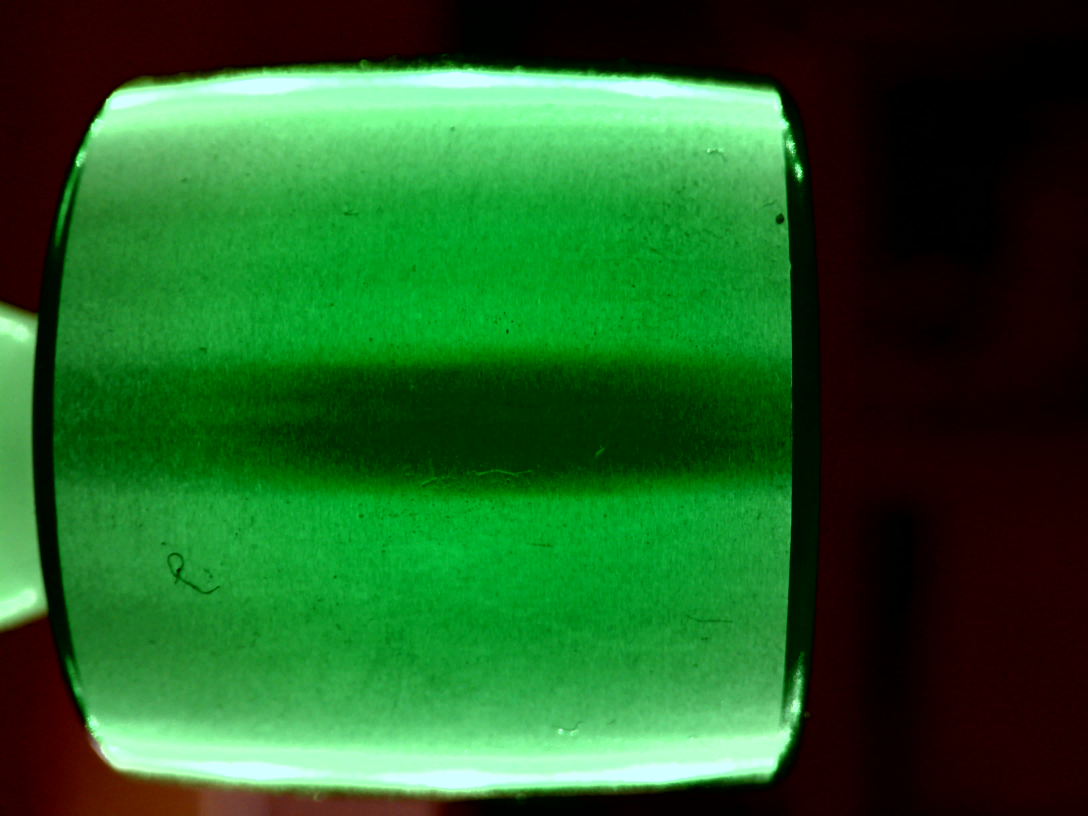
#> input picture cam/d01.jpg, 3264 x 2448 px, found by its file name (shown at 1/3 size)
$ jupyter execute --allow-errors edge_detection.ipynb
#> lines starting #> are read from the running program, lines starting #| are printed output that depends on the picture; long printed decimals are rounded
### lib/image_lib.py
import sys
import os
import numpy as np
import matplotlib.pyplot as plt
from PIL import Image


def load_img(filename, size=(512, 512), color=False, array=True):

    """Load and return an image-object from the standard path."""
#> called with filename = 'd01.jpg', size = (300, 400), color = False, array = True
    path = os.getcwd()
    test_images_path = '/home/tintin/rongheng/cv/test_images/'
    os.chdir(test_images_path)
    try:
        img = Image.open(filename)
#> img is the input picture: PIL image 3264x2448 RGB; mean R, G, B 35.2, 95.7, 38.4
    except FileNotFoundError:
        print("Error: Image", filename ,"not found")
        sys.exit(1)
    # Back to original path
    os.chdir(path)

    height, width = size
    img.thumbnail((width, height))
#> img: PIL image 400x300 RGB

    if not color:
        # convert to grayscale
        img = img.convert('L')
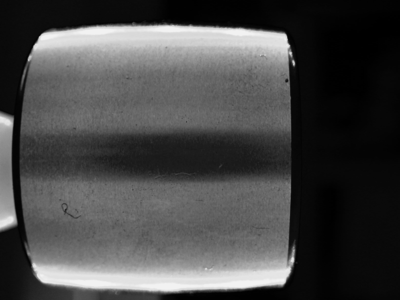
#> img: PIL image 400x300 L; min 0, max 243, mean 71.1

    if array:
        # return as np.array
        img_array = np.array(img)
        return img_array
    else:
        # return as Pillow.Image
        return img


# [47 lines left out: functions save_img, img_list, resize_img, show_hist, eq_hist, not called in this run]


def show_img(*images, size=(10, 10), color="", vmin=0, vmax=255):
    """Display one or multiple images given as an np.array."""
#> called with size = (10, 10), color = 'bw', vmin = 0, vmax = 255
    image = (i for i in images)
    rows = int(np.round(np.sqrt(len(images))))
    columns = int(np.ceil(np.sqrt(len(images))))

    fig, grid = plt.subplots(rows, columns, squeeze=False,figsize=size)
    frames = [frame for row in grid for frame in row]
    for frame in frames:
        frame.axis("off")
        try:
            if not color:
                if vmax == 255:
                    frame.imshow(next(image))
                else:
                    frame.imshow(next(image), vmin=vmin, vmax=vmax)
            elif color == "bw":
                frame.imshow(next(image), cmap="gray", vmin=vmin, vmax=vmax)
            else:
                frame.imshow(next(image), cmap=color, vmin=vmin, vmax=vmax)
        except StopIteration:
            break
    plt.show()


# [4 lines left out: function normalize, not called in this run]


# [9 lines that do not run on import are left out]

### notebooks/convolutions/edge_detection.ipynb
[cell 1]
from PIL import Image
import numpy as np
import matplotlib.pyplot as plt
from scipy.ndimage import filters, gaussian_laplace, gaussian_gradient_magnitude, gaussian_filter
from scipy import signal as sg
import sys
sys.path.append("/home/tintin/rongheng/cv/")

from lib.image_lib import load_img, show_img
from lib.edge_lib import overlay_points, threshold, get_points

[cell 2]
img = load_img('d01.jpg', size=(300,400))
show_img(img, color="bw")

## Sobel Edge Detection
### Vertical and Hotizontal Edges

[cell 3]
def norm(ar):
    return 255. * np.absolute(ar) / np.max(ar)

### Homemade

[cell 4]
vert_kernel = np.array([[-1, 0, 1],
                        [-2, 0, 2],
                        [-1, 0, 1]])

horr_kernel = np.array([[-1, -2, -1],
                        [0, 0, 0],
                        [1, 2, 1]])

vert_edges = sg.convolve(vert_kernel, img, 'valid')
horr_edges = sg.convolve(horr_kernel, img, 'valid')
magnitude = np.sqrt(vert_edges**2 + horr_edges**2)

[cell 5]
responses = [vert_edges, horr_edges, magnitude]

_, frames = plt.subplots(1,3, figsize=(15,15))
for frame in frames:
    response = responses.pop(0)
    frame.imshow(norm(response))
    frame.axis('off')

print(np.max(magnitude))
#| 866.009

show_img(magnitude, vmax=50)
#> call 2 of show_img, with size = (10, 10), color = '', vmin = 0, vmax = 50
#> in show_img (call 2), `plt.show()`:
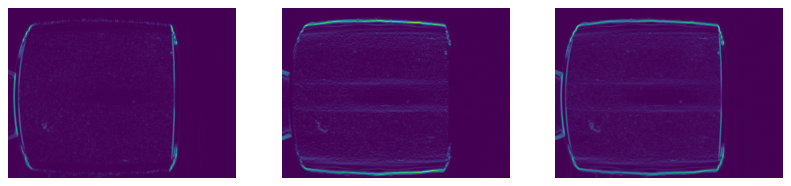
#> figure drawn by matplotlib, 3 panels

### Using scipy filters

[cell 6]
vert_edges = np.zeros(img.shape)
filters.sobel(img, 1, vert_edges)

horr_edges = np.zeros(img.shape)
filters.sobel(img, 0, horr_edges)

magnitude = np.sqrt(vert_edges**2 + horr_edges**2)

[cell 7]
responses = [vert_edges, horr_edges, magnitude]

_, frames = plt.subplots(1,3, figsize=(15,15))
for frame in frames:
    response = responses.pop(0)
    frame.imshow(norm(response))
    frame.axis('off')

print(np.max(magnitude))
#| 866.009
show_img(magnitude, vmax=25)

### usering the first deriative of the normal distribution

[cell 8]
sigma = 1

vert_edges = np.zeros(img.shape)
horr_edges = np.zeros(img.shape)

filters.gaussian_filter(img, (sigma, sigma), (0,1), vert_edges)
filters.gaussian_filter(img, (sigma, sigma), (1,0), horr_edges)
magnitude = np.sqrt(vert_edges**2+horr_edges**2)

show_img(norm(vert_edges), norm(horr_edges), magnitude)
#> call 4 of show_img, with size = (10, 10), color = '', vmin = 0, vmax = 255
#> in show_img (call 4), `plt.show()`:
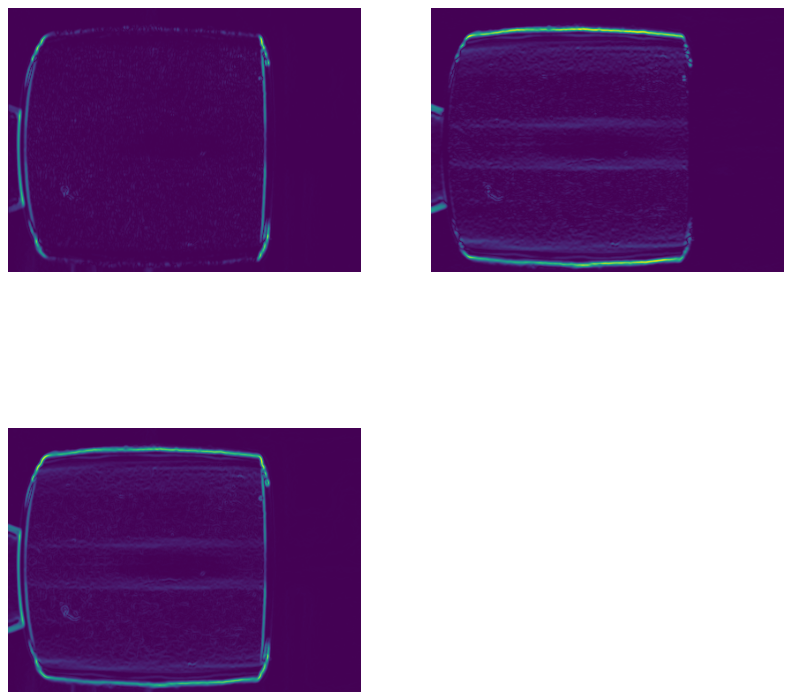
#> figure drawn by matplotlib, 3 panels
#> vert_edges: shape (300, 400) float64
#> horr_edges: shape (300, 400) float64

print(np.max(magnitude))
#| 80.091
show_img(magnitude, vmax=25)
#> in show_img (call 5), `plt.show()`:
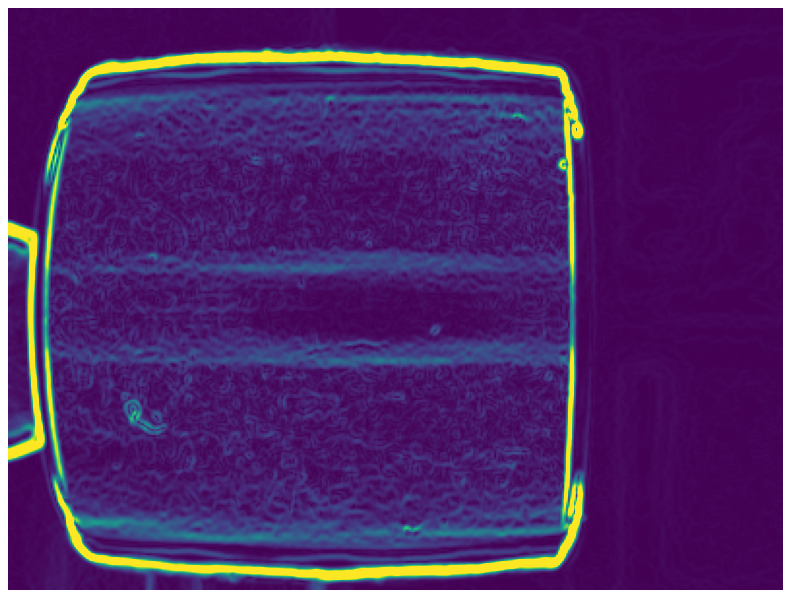
#> figure drawn by matplotlib, 1 panel
#> magnitude: shape (300, 400) float64

[cell 9]
sigma = 1

vert_edges = np.zeros(img.shape)
horr_edges = np.zeros(img.shape)

filters.gaussian_filter(img, (sigma, sigma), (0,2), vert_edges)
filters.gaussian_filter(img, (sigma, sigma), (2,0), horr_edges)
magnitude = np.sqrt(vert_edges**2+horr_edges**2)

print(np.max(magnitude))
#| 67.273
show_img(norm(vert_edges), norm(horr_edges), magnitude)
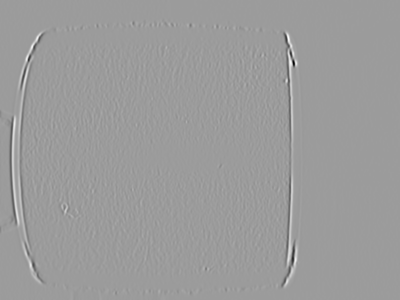
#> vert_edges: shape (300, 400) float64; min -64.56, max 41.09, mean 0; drawn with min black and max white
show_img(magnitude, vmax=25)
#> in show_img (call 7), `plt.show()`:
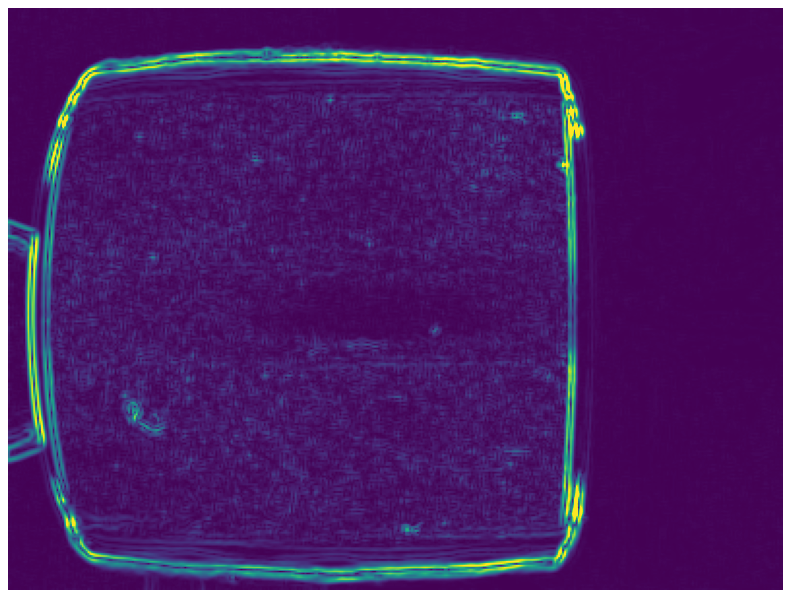
#> figure drawn by matplotlib, 1 panel

[cell 10]
response = gaussian_gradient_magnitude(img, sigma=0.8)
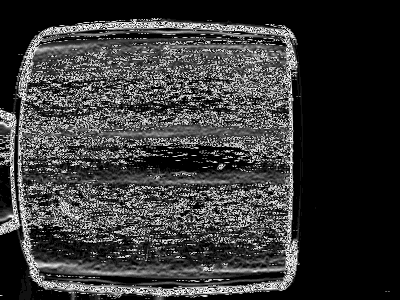
#> response: shape (300, 400); min 0, max 15, mean 3.27; drawn with min black and max white
show_img(response, vmax=25)

### Laplace edge detecion

$$ g =
\begin{bmatrix}
0 &  \ \ 1 & 0 \\
1 & -4 & 1 \\
0 &  \ \ 1 & 0
\end{bmatrix}
$$

[cell 11]
lapl = np.array([[0,1,0],
                 [1,-4,1],
                 [0,1,0]])

lapl_img = sg.convolve(lapl, img, 'valid')
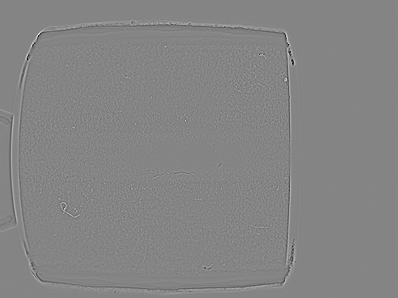
#> lapl_img: shape (298, 398) int64; min -220, max 202, mean 0; drawn with min black and max white

show_img(norm(lapl_img), size=(10,10))
#> in norm (call 11), `return 255. * np.absolute(ar) / np.max(ar)`:
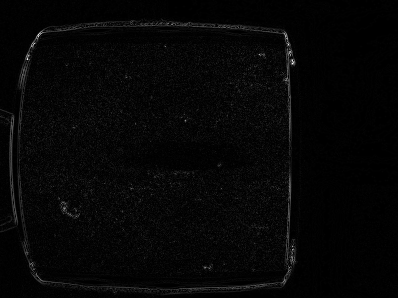
#> returned value: shape (298, 398) float64; min 0, max 277.7, mean 6.8; drawn with min black and max white
show_img(lapl_img, size=(10,10), vmax=100)
print(np.max(lapl_img))
#| 202

[cell 12]
response = gaussian_laplace(img, sigma=0.9, mode='reflect')
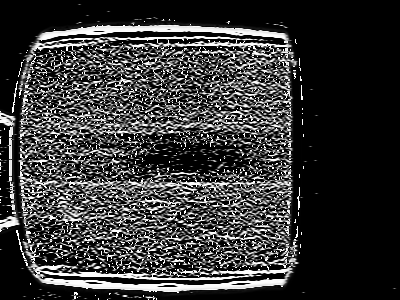
#> response: shape (300, 400); min 0, max 255, mean 55.6
show_img(response)

$ run again, with cam/c010.jpg copied over cam/d01.jpg
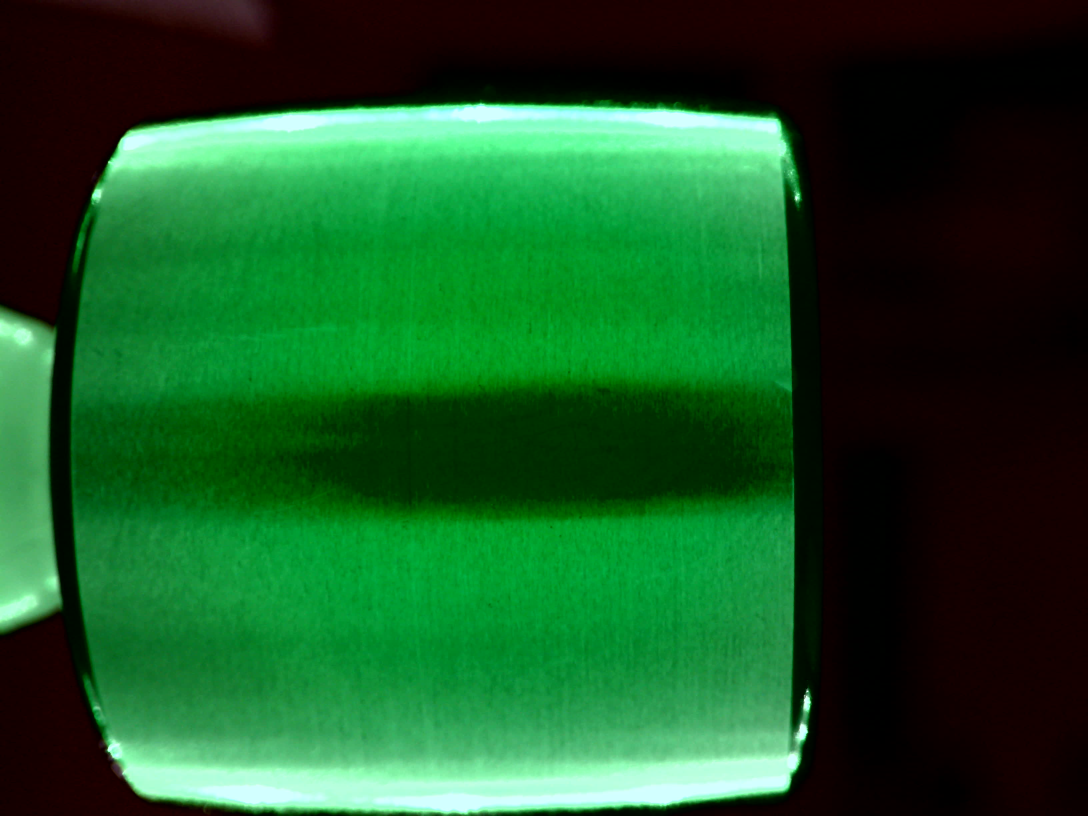
#> input picture cam/c010.jpg, 3264 x 2448 px, found by its file name (shown at 1/3 size)
#> in load_img, img is the input picture: PIL image 3264x2448 RGB; mean R, G, B 25.4, 87.6, 38.7
#| 911.685
#| 911.685
#| 83.209
#| 85.389
#| 193
#> `response = gaussian_laplace(img, sigma=0.9, mode='reflect')`:
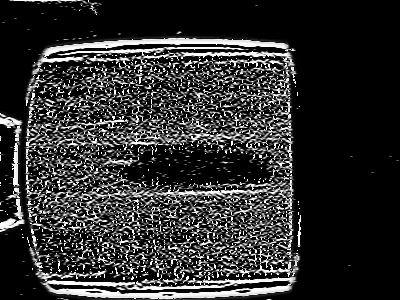
#> response: shape (300, 400); min 0, max 255, mean 48.1
